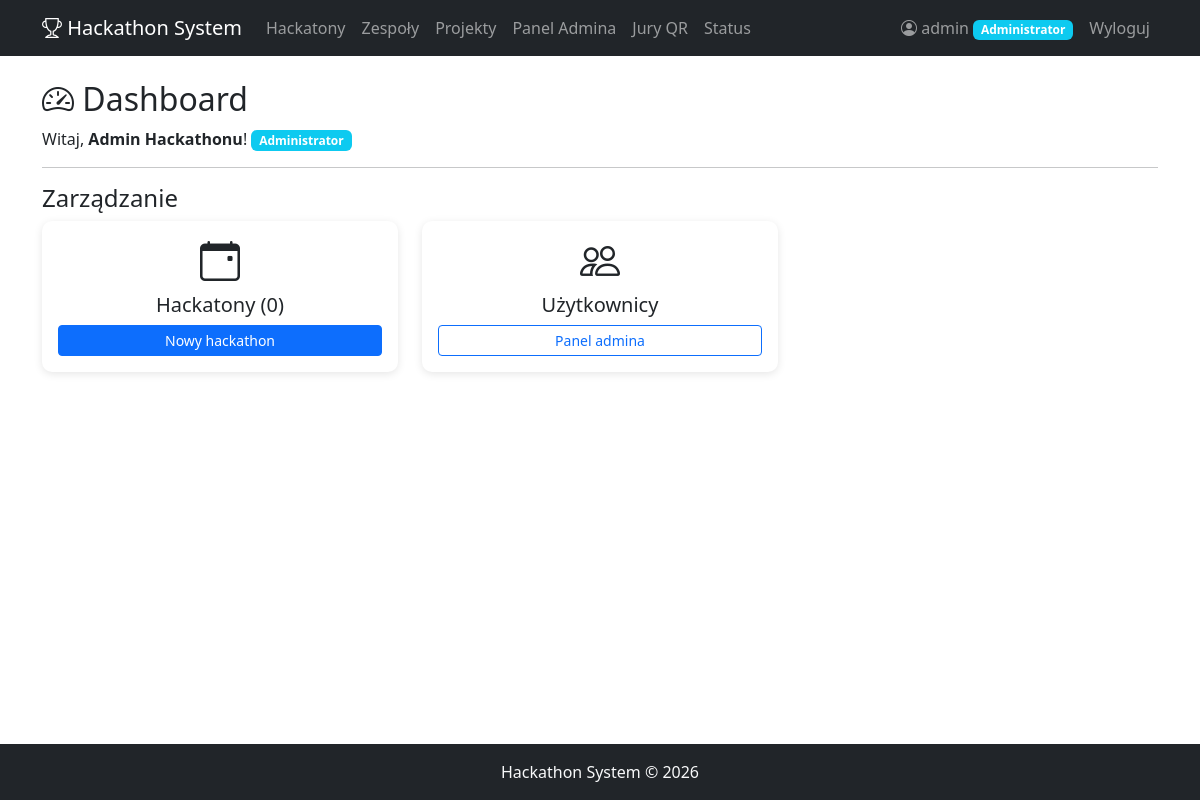
Before: /accounts/dashboard/ (signed in) with the older database file.
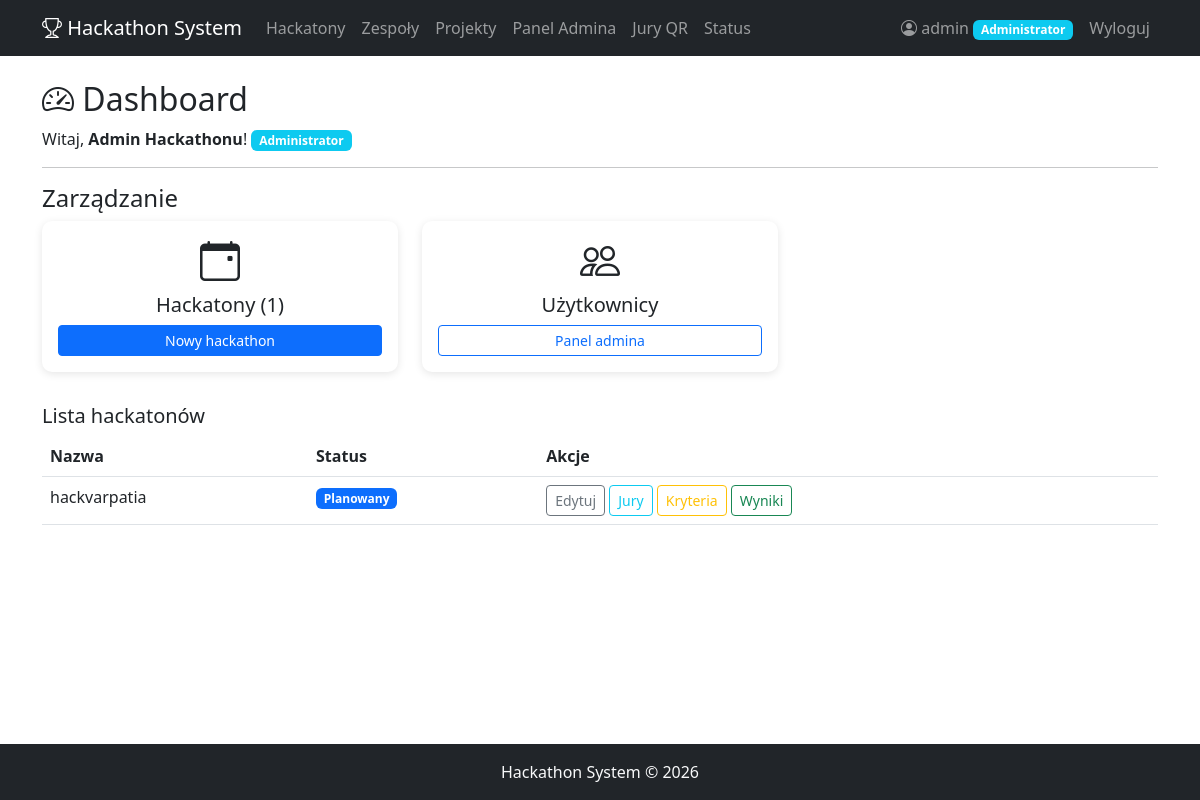
After: the same page with the newer database file.
### hackathon/models.py (models this page shows, shortened)
class Hackathon(models.Model):
    STATUS_CHOICES = [
        ('planned', 'Planowany'),
        ('active', 'Aktywny'),
        ('judging', 'Ocenianie'),
        ('finished', 'Zakończony'),
    ]
    name = models.CharField(max_length=200, verbose_name='Nazwa')
    description = models.TextField(verbose_name='Opis')
    date_start = models.DateTimeField(verbose_name='Data rozpoczęcia')
    date_end = models.DateTimeField(verbose_name='Data zakończenia')
    submit_deadline = models.DateTimeField(verbose_name='Deadline oddania projektów')
    status = models.CharField(max_length=20, choices=STATUS_CHOICES, default='planned', verbose_name='Status')
    max_team_size = models.PositiveIntegerField(default=5, verbose_name='Max wielkość zespołu')
    created_at = models.DateTimeField(auto_now_add=True)
    class Meta:
        ordering = ['-date_start']

### accounts/views.py (the view)
# urls.py: path('dashboard/', views.dashboard, name='dashboard'),
@login_required
def dashboard(request):
    profile = request.user.profile
    context = {'profile': profile}
    if profile.is_participant:
        memberships = TeamMember.objects.filter(user=request.user).select_related('team', 'team__hackathon')
        context['memberships'] = memberships
    elif profile.is_jury:
        from judging.models import JuryAssignment
        assignments = JuryAssignment.objects.filter(jury=request.user).select_related('hackathon')
        context['assignments'] = assignments
    elif profile.is_admin:
        from hackathon.models import Hackathon
        context['hackathons'] = Hackathon.objects.all()
    return render(request, 'accounts/dashboard.html', context)

### accounts/models.py (called while the page is built)
    @property
    def is_admin(self):
        return self.role == 'admin'

    @property
    def is_jury(self):
        return self.role == 'jury'

    @property
    def is_participant(self):
        return self.role == 'participant'

### accounts/templates/accounts/dashboard.html (shortened to what this page needs)
{% extends 'base.html' %}
{% block content %}
<h2><i class="bi bi-speedometer2"></i> Dashboard</h2>
<p>Witaj, <strong>{{ user.get_full_name|default:user.username }}</strong>!
   <span class="badge bg-info">{{ profile.get_role_display }}</span>
</p>
<hr>
{% if profile.is_participant %}
    <h4>Moje zespoły</h4>
    {% if memberships %}
        <div class="row">
            {% for m in memberships %}
                <div class="col-md-4 mb-3">
                    <div class="card p-3">
                        <h5>{{ m.team.name }}</h5>
                        <p class="text-muted mb-1">{{ m.team.hackathon.name }}</p>
                        <span class="badge bg-secondary">{{ m.get_role_display }}</span>
                        <a href="{% url 'teams:detail' m.team.pk %}" class="btn btn-sm btn-outline-primary mt-2">Szczegóły</a>
                    </div>
                </div>
            {% endfor %}
        </div>
    {% else %}
        <p class="text-muted">Nie należysz jeszcze do żadnego zespołu.</p>
    {% endif %}
    <a href="{% url 'teams:create' %}" class="btn btn-primary mt-2">Utwórz zespół</a>
{% elif profile.is_admin %}
    <h4>Zarządzanie</h4>
    <div class="row">
        <div class="col-md-4 mb-3">
            <div class="card p-3 text-center">
                <i class="bi bi-calendar-event display-6"></i>
                <h5 class="mt-2">Hackatony ({{ hackathons.count }})</h5>
                <a href="{% url 'hackathon:create' %}" class="btn btn-primary btn-sm">Nowy hackathon</a>
            </div>
        </div>
        <div class="col-md-4 mb-3">
            <div class="card p-3 text-center">
                <i class="bi bi-people display-6"></i>
                <h5 class="mt-2">Użytkownicy</h5>
                <a href="{% url 'hackathon:admin_panel' %}" class="btn btn-outline-primary btn-sm">Panel admina</a>
            </div>
        </div>
    </div>
    {% if hackathons %}
        <h5 class="mt-3">Lista hackatonów</h5>
        <table class="table">
            <thead><tr><th>Nazwa</th><th>Status</th><th>Akcje</th></tr></thead>
            <tbody>
            {% for h in hackathons %}
                <tr>
                    <td>{{ h.name }}</td>
                    <td><span class="badge bg-primary">{{ h.get_status_display }}</span></td>
                    <td>
                        <a href="{% url 'hackathon:edit' h.pk %}" class="btn btn-sm btn-outline-secondary">Edytuj</a>
                        <a href="{% url 'hackathon:manage_jury' h.pk %}" class="btn btn-sm btn-outline-info">Jury</a>
                        <a href="{% url 'hackathon:manage_criteria' h.pk %}" class="btn btn-sm btn-outline-warning">Kryteria</a>
                        <a href="{% url 'judging:results' h.pk %}" class="btn btn-sm btn-outline-success">Wyniki</a>
                    </td>
                </tr>
            {% endfor %}
            </tbody>
        </table>
    {% endif %}
{% endif %}
{% endblock %}

Changed rows visible on the page:
added Hackathon: name "hackvarpatia", status "Planowany"
Other visible differences:
{{ hackathons.count }}: "0" → "1"
text now shown: "Lista hackatonów Nazwa Status Akcje"
